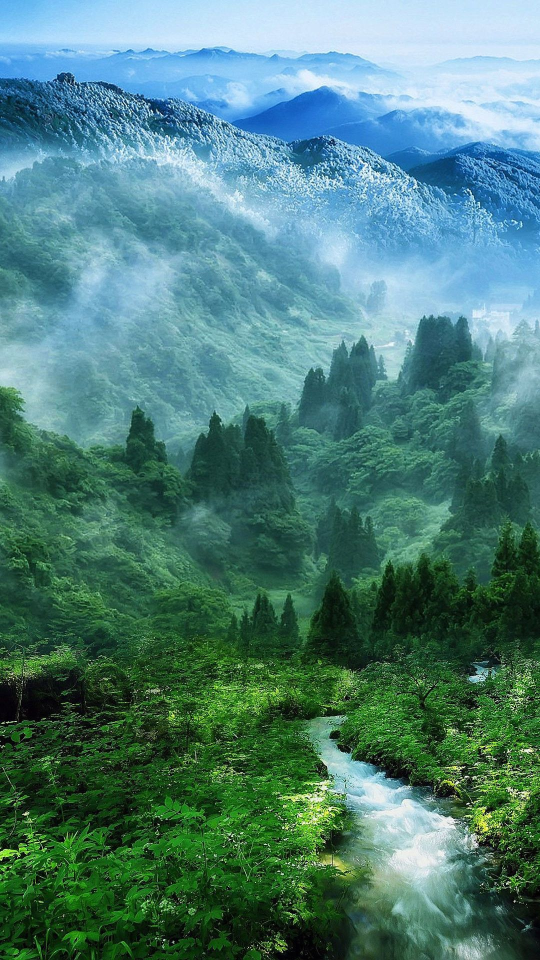
%> input picture 210406_Le_Thanh_Toan_MSE09_quiz_1/nature_1080x1920.jpeg, 1080 x 1920 px (shown at 1/2 size)
$ octave quiz_1_3.m   (GNU Octave 9; MATLAB toolbox functions it lacks are replaced by stand-ins)
%> lines starting %> are read from the running program, lines starting %| are printed output that depends on the picture
I0 = imread('nature_1080x1920.jpeg');
%> I0 is the input picture: size 1920x1080x3 uint8; mean R, G, B 77.2, 126, 119.5
I0 = rgb2gray(I0);
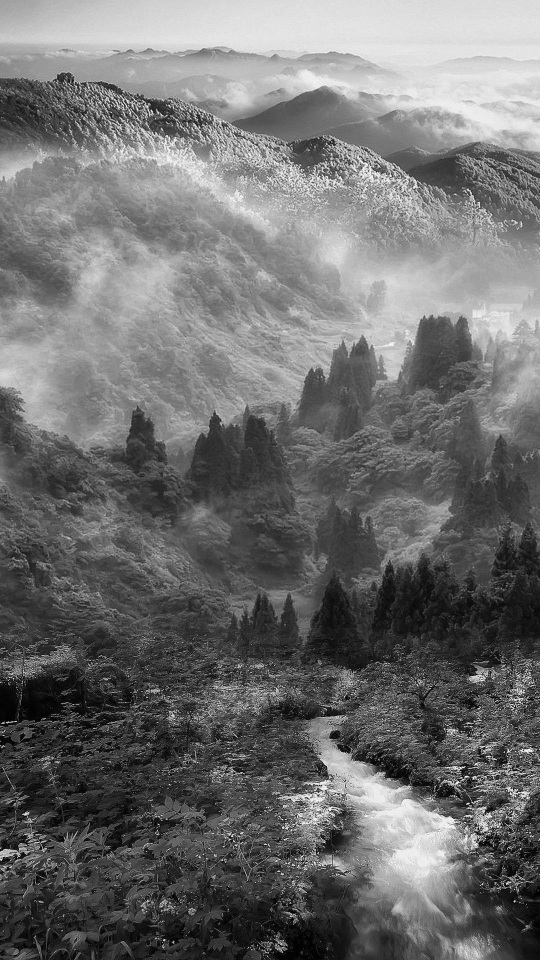
%> I0: size 1920x1080 uint8 (shown at 1/2 size); min 0, max 255, mean 110.6
quarter_1 = I0(:, 1:270) -150;
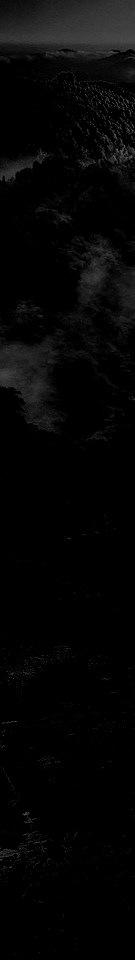
%> quarter_1: size 1920x270 uint8 (shown at 1/2 size); min 0, max 103, mean 5.7
quarter_2 = I0(:, 271:540) -75;
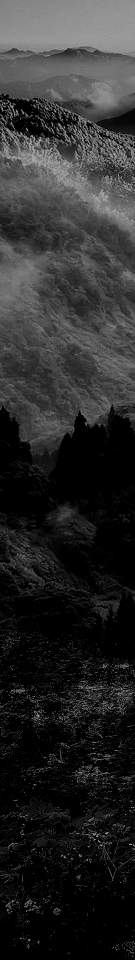
%> quarter_2: size 1920x270 uint8 (shown at 1/2 size); min 0, max 177, mean 43.1
quarter_3 = I0(:, 541:810) -25;
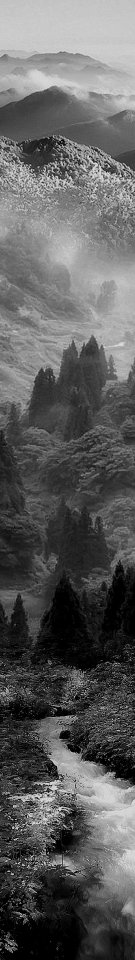
%> quarter_3: size 1920x270 uint8 (shown at 1/2 size); min 0, max 229, mean 94.2
quarter_4 = I0(:, 811:1080);
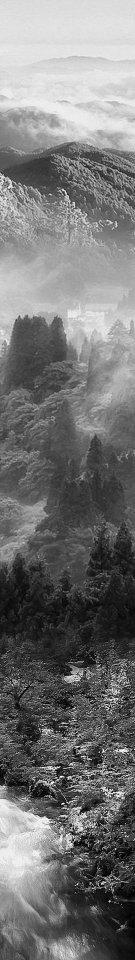
%> quarter_4: size 1920x270 uint8 (shown at 1/2 size); min 0, max 255, mean 117.2
newImg = cat(2, quarter_1,quarter_2,quarter_3,quarter_4);
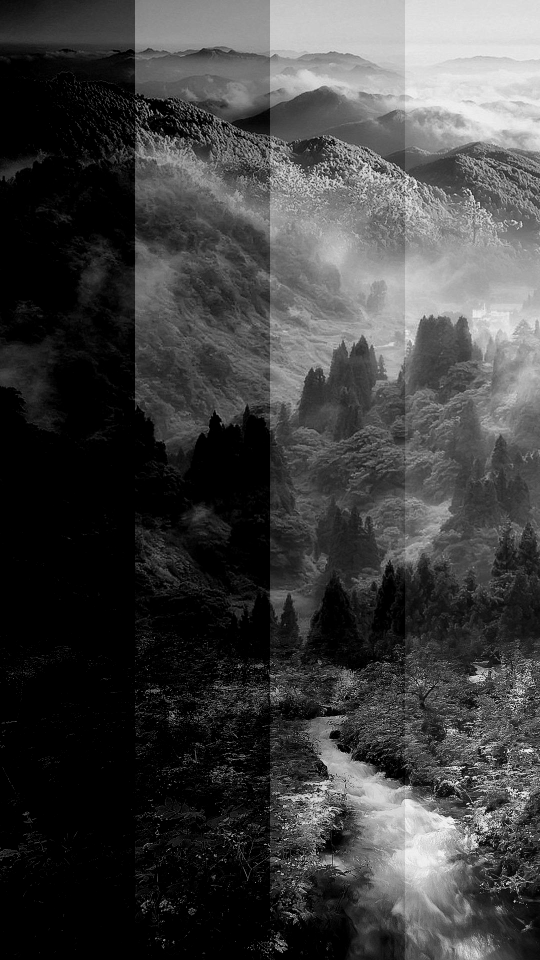
%> newImg: size 1920x1080 uint8 (shown at 1/2 size); min 0, max 255, mean 65
figure(4) ; imshow(newImg) ;

$ run again, with 210406_Le_Thanh_Toan_MSE09_quiz_1/nature_1600x1080.jpeg copied over 210406_Le_Thanh_Toan_MSE09_quiz_1/nature_1080x1920.jpeg
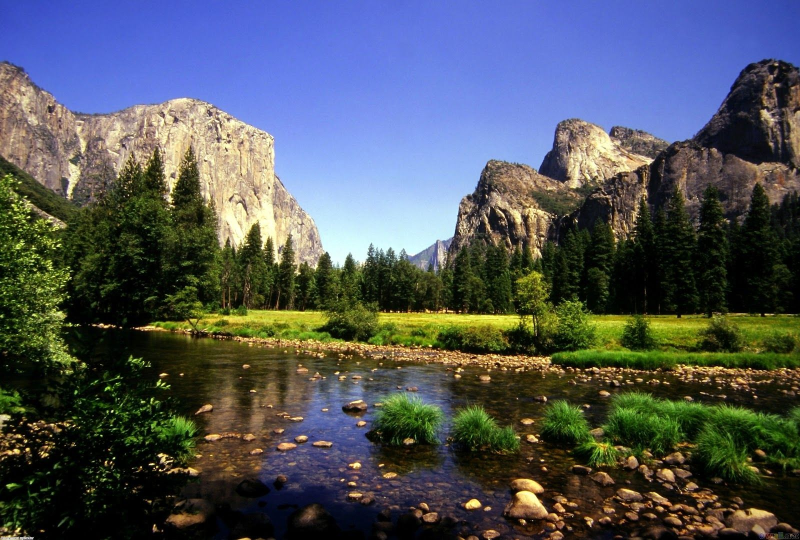
%> input picture 210406_Le_Thanh_Toan_MSE09_quiz_1/nature_1600x1080.jpeg, 1600 x 1080 px (shown at 1/2 size)
%> I0 is the input picture: size 1080x1600x3 uint8; mean R, G, B 80.1, 85.5, 91.4
%> I0: size 1080x1600 uint8
%> `quarter_4 = I0(:, 811:1080);`:
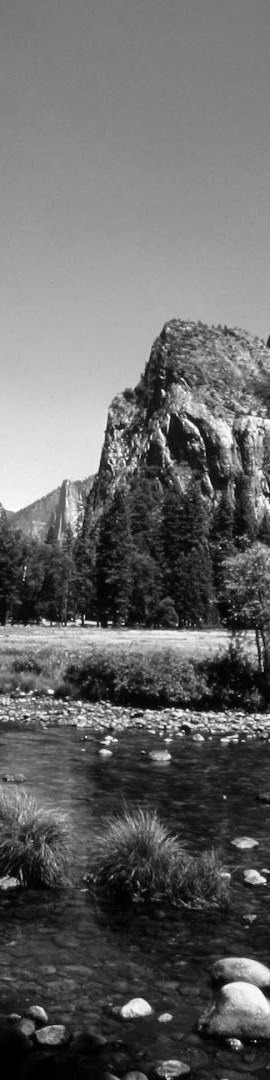
%> quarter_4: size 1080x270 uint8; min 0, max 255, mean 102.4
%> `newImg = cat(2, quarter_1,quarter_2,quarter_3,quarter_4);`:
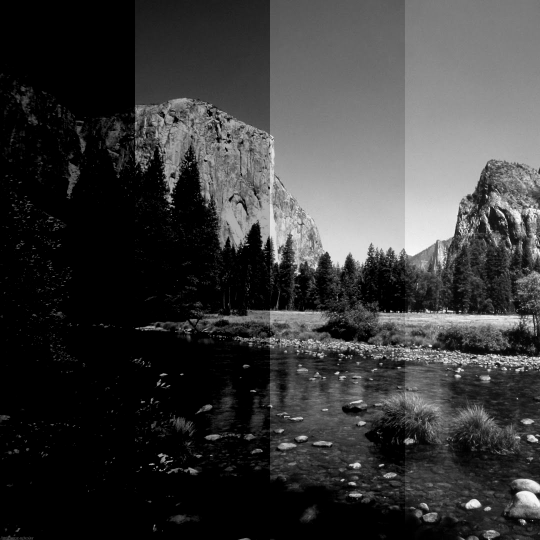
%> newImg: size 1080x1080 uint8 (shown at 1/2 size); min 0, max 255, mean 57.8
